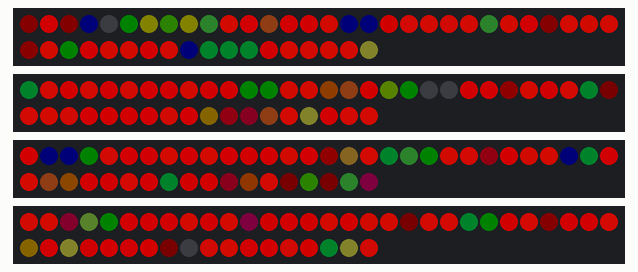
Bench run of a sketch on a simulated Arduino Uno, built with avr-gcc and run on an emulated ATmega328P. On the bench: 4 × 48 RGB LEDs in strip order, left to right, continuing on the next row. Dim RGB values are drawn brighter than linear; random numbers use the default seed unless the sketch sets one.

Above: at 1.5 s.
At 5.5 s:
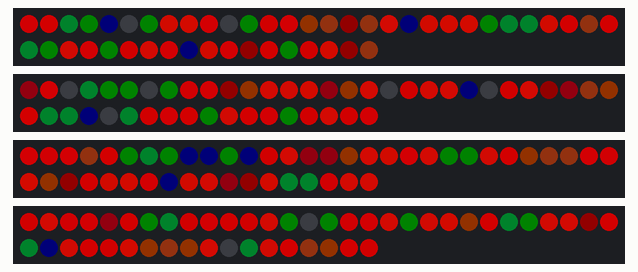
At 9.5 s:
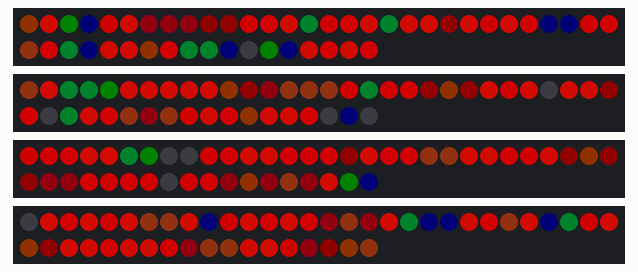
At 18.9 s:
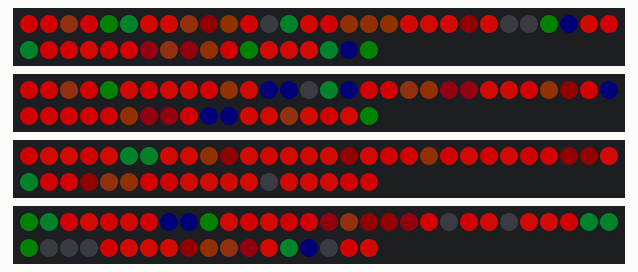
At 26.9 s:
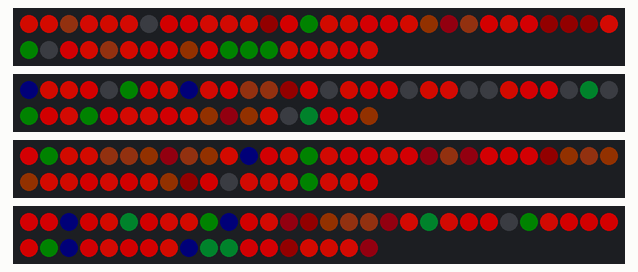
At 37.7 s:
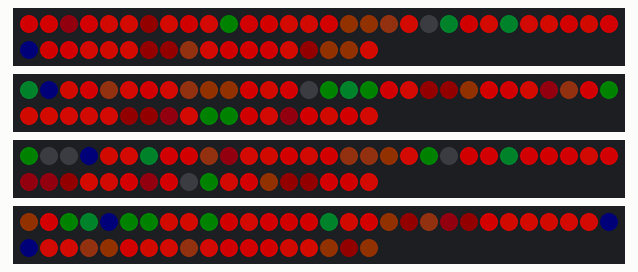

The sketch:

samarkand.ino
```cpp
// (licence header left out)
/*
==========================================
=  LIBRARIES
*/

// LED Strip
#include "LPD8806.h"
#include "SPI.h"
#define NUM_LEDS 192
#define LEDS_PER_STRIP 48
#define NUM_CHANNELS 3

#define DATA_PIN_A 6
#define CLOCK_PIN_A 7
#define DATA_PIN_B 8
#define CLOCK_PIN_B 9
#define DATA_PIN_C 10
#define CLOCK_PIN_C 11
#define DATA_PIN_D 12
#define CLOCK_PIN_D 13
#define MAX_BRIGHTNESS 255


/*
==========================================
=  INITIALIZERS
*/

// LED Strip
LPD8806 strip_a = LPD8806(LEDS_PER_STRIP, DATA_PIN_A, CLOCK_PIN_A);
LPD8806 strip_b = LPD8806(LEDS_PER_STRIP, DATA_PIN_B, CLOCK_PIN_B);
LPD8806 strip_c = LPD8806(LEDS_PER_STRIP, DATA_PIN_C, CLOCK_PIN_C);
LPD8806 strip_d = LPD8806(LEDS_PER_STRIP, DATA_PIN_D, CLOCK_PIN_D);

// One-dimensional cellular automata rules (0..255, inclusive)
uint8_t rules[NUM_CHANNELS] = {110, 90, 90};

// Provision neighborhood and generation maps
uint8_t neighborhood[NUM_LEDS][NUM_CHANNELS];
uint8_t generation[NUM_LEDS][NUM_CHANNELS];


/*
==========================================
=  FUNCTIONS
*/

void automata();
void contour_frame();
void revert_frame();
void push_frame(uint16_t wait, uint16_t steps);


/*
==========================================
= setup()
= Initializes variables and drivers, called once by Arduino during startup.
*/
void setup() {

  // Start the LED strips
  strip_a.begin();
  strip_b.begin();
  strip_c.begin();
  strip_d.begin();
  strip_a.show();
  strip_b.show();
  strip_c.show();
  strip_d.show();

  // Initialize neighborhood, generation, and frame buffer
  for(uint8_t i = 0; i < NUM_LEDS; i++){
    for(uint8_t c = 0; c < NUM_CHANNELS; c++){
      neighborhood[i][c] = int(random(64));
      generation[i][c] = 0;
    }
  }
}


/*
==========================================
= loop()
= The main heartbeat, called by Arduino when previous run of loop() completes.
*/
void loop() {

  // Run the cellular automata rules
  automata();

  // Contour, push, and revert the frame
  contour_frame();
  push_frame(1,20);
  revert_frame();

}


/*
==========================================
= contour_frame()
= Applies visual effects to neighborhood
*/
void contour_frame() {
  uint8_t i;

  for (i = 0; i < NUM_LEDS; i++) {
    neighborhood[i][0] = neighborhood[i][0] / 1;   // Red
    neighborhood[i][1] = neighborhood[i][1] / 16;  // Blue
    neighborhood[i][2] = neighborhood[i][2] / 32;  // Green

    generation[i][0]   = generation[i][0]   / 1;   // Red
    generation[i][1]   = generation[i][1]   / 16;  // Blue
    generation[i][2]   = generation[i][2]   / 32;  // Green
  }
}


/*
==========================================
= revert_frame()
= Reverts visual effects applied to neighborhood by contour_frame()
*/
void revert_frame() {
  uint8_t i;

  for (i = 0; i < NUM_LEDS; i++) {
    neighborhood[i][0] = neighborhood[i][0] * 1;   // Red
    neighborhood[i][1] = neighborhood[i][1] * 16;  // Blue
    neighborhood[i][2] = neighborhood[i][2] * 32;  // Green

    generation[i][0]   = generation[i][0]   * 1;   // Red
    generation[i][1]   = generation[i][1]   * 16;  // Blue
    generation[i][2]   = generation[i][2]   * 32;  // Green
  }
}


/*
==========================================
= automata()
= Populates a generation based on automata rules governing this neighborhood
*/
void automata() {

  // Incrementers
  uint8_t i, i_right, i_left, c;

  for (i = 0; i < NUM_LEDS; i++) {
    for (c = 0; c < NUM_CHANNELS; c++) {
      generation[i][c] = neighborhood[i][c] / 8;
    }

    // Orient ourselves
    i_left = i - 1;
    if (i_left < 0) {
      i_left = NUM_LEDS;
    }
    i_right = i + 1;
    if (i_right > NUM_LEDS){
      i_right = 0;
    }

    // Calculate the generation
    for (uint8_t c = 0; c < NUM_CHANNELS; c++) {
      if (neighborhood[i_left][c] <= 32 && neighborhood[i][c] <= 32 && neighborhood[i_right][c] <= 32) {
        if (rules[c] & (1 << 0)){
          generation[i][c] = 64;
        }
      }
      if (neighborhood[i_left][c] <= 32 && neighborhood[i][c] <= 32 && neighborhood[i_right][c] > 32) {
        if (rules[c] & (1 << 1)){
          generation[i][c] = 64;
        }
      }
      if (neighborhood[i_left][c] <= 32 && neighborhood[i][c] > 32 && neighborhood[i_right][c] <= 32) {
        if (rules[c] & (1 << 2)){
          generation[i][c] = 64;
        }
      }
      if (neighborhood[i_left][c] <= 32 && neighborhood[i][c] > 32 && neighborhood[i_right][c] > 32) {
        if (rules[c] & (1 << 3)){
          generation[i][c] = 64;
        }
      }
      if (neighborhood[i_left][c] > 32 && neighborhood[i][c] <= 32 && neighborhood[i_right][c] <= 32) {
        if (rules[c] & (1 << 4)){
          generation[i][c] = 64;
        }
      }
      if (neighborhood[i_left][c] > 32 && neighborhood[i][c] <= 32 && neighborhood[i_right][c] > 32) {
        if (rules[c] & (1 << 5)){
          generation[i][c] = 64;
        }
      }
      if (neighborhood[i_left][c] > 32 && neighborhood[i][c] > 32 && neighborhood[i_right][c] <= 32) {
        if (rules[c] & (1 << 6)){
          generation[i][c] = 64;
        }
      }
      if (neighborhood[i_left][c] > 32 && neighborhood[i][c] > 32 && neighborhood[i_right][c] > 32) {
        if (rules[c] & (1 << 7)){
          generation[i][c] = 64;
        }
      }
    }
  }

  // Swap the neightborhood with the new generation
  for (uint8_t i = 0; i < NUM_LEDS; i++) {
    for (uint8_t c = 0; c < NUM_CHANNELS; c++) {
      uint8_t temp = neighborhood[i][c];
      neighborhood[i][c] = generation[i][c];
      generation[i][c] = temp;
    }
  }
}


/*
==========================================
= push_frame(uint16_t wait, uint16_t steps)
= Pushes the frame buffer to the LED strip
*/
void push_frame(uint16_t wait, uint16_t steps) {

  uint8_t step_values[3];
  steps *= 10;

  for (uint8_t step = 1; step <= steps; step +=10) {
    for (uint8_t i = 0; i < NUM_LEDS; i++) {
      for (uint8_t c = 0; c < NUM_CHANNELS; c++) {

        // Linear cross-fade
        step_values[c] = ((step * neighborhood[i][c])/steps) + (((steps - step ) * generation[i][c])/steps);

        // Clip values greater than MAX_BRIGHTNESS
        if (step_values[c] > MAX_BRIGHTNESS) {
          step_values[c] = MAX_BRIGHTNESS;
        }
      }
      if (i < 48) {
        strip_a.setPixelColor(i, strip_a.Color(step_values[0],step_values[1],step_values[2]) );
      }
      if (i >= 48 && i < 96) {
        strip_b.setPixelColor(i - 48, strip_b.Color(step_values[0],step_values[1],step_values[2]) );
      }
      if (i >= 96 && i < 144) {
        strip_c.setPixelColor(i - 96, strip_c.Color(step_values[0],step_values[1],step_values[2]) );
      }
      if (i >= 144) {
        strip_d.setPixelColor(i - 144, strip_d.Color(step_values[0],step_values[1],step_values[2]) );
      }

    }
    strip_a.show();
    strip_b.show();
    strip_c.show();
    strip_d.show();
    delay(wait / steps);
  }
}
```

Measured:
- what the display in image 0 shows lasts 1.4 s, from 1.4 s to 2.8 s
